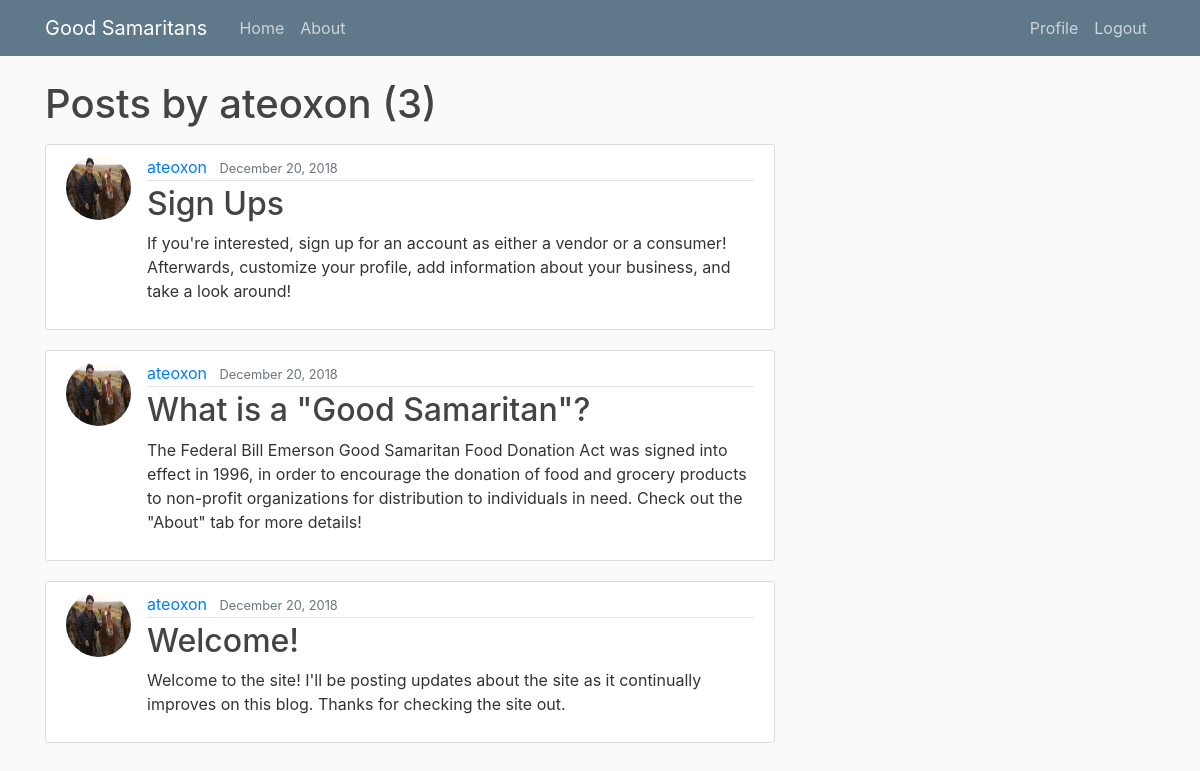
The page /user/ateoxon (signed in) on the database its author committed.
### blog/models.py (models this page shows, shortened)
class Post(models.Model):
    title = models.CharField(max_length=100)
    content = models.TextField()
    date_posted = models.DateTimeField(default=timezone.now)
    author = models.ForeignKey(User, on_delete=models.CASCADE)

### users/models.py (models this page shows, shortened)
class Profile(models.Model):
    user = models.OneToOneField(User, on_delete=models.CASCADE) #on delete: when user is deleted, delete profile / when profile is deleted, do not delete user
    image = models.ImageField(default='default.jpg',upload_to='profile_pics')

### blog/views.py (the view)
# urls.py: path('user/<str:username>', UserPostListView.as_view(), name='user-posts'),
class UserPostListView(ListView):
    model = Post
    template_name = 'blog/user_posts.html'
    context_object_name = 'posts'
    paginate_by = 5
    def get_queryset(self):
        user = get_object_or_404(User, username=self.kwargs.get('username'))
        return Post.objects.filter(author=user).order_by('-date_posted')

### blog/templates/blog/user_posts.html (shortened to what this page needs)
{% extends "blog/base.html" %}
{% block content %}
    <h1 class="mb-3">Posts by {{ view.kwargs.username }} ({{ page_obj.paginator.count }})</h1>
    {% for post in posts %}
        <article class="media content-section">
          <img class="rounded-circle article-img" src="{{ post.author.profile.image.url }}">
          <div class="media-body">
            <div class="article-metadata">
              <a class="mr-2" href="{% url 'user-posts' post.author.username %}">{{ post.author }}</a>
              <small class="text-muted">{{ post.date_posted|date:"F d, Y" }}</small>
            </div>
            <h2><a class="article-title" href="{% url 'post-detail' post.id %}">{{ post.title }}</a></h2>
            <p class="article-content">{{ post.content }}</p>
          </div>
        </article>
    {% endfor %}
{% endblock content %}

### blog/static/blog/main.css (style rules this page uses)
body { background: #fafafa; color: #333333; margin-top: 5rem; }
h1, h2, h3, h4, h5, h6 { color: #444444; }
.content-section { background: #ffffff; padding: 10px 20px; border: 1px solid #dddddd; border-radius: 3px; margin-bottom: 20px; }
.article-title { color: #444444; }
.article-content { white-space: pre-line; }
.article-img { height: 65px; width: 65px; margin-right: 16px; }
.article-metadata { padding-bottom: 1px; margin-bottom: 4px; border-bottom: 1px solid #e3e3e3 }

### rows shown on the page
Post: author.profile.image (picture), author "ateoxon", date_posted "December 20, 2018", title "Sign Ups", content "If you're interested, sign up for an account as either a vendor or a consumer! Afterwards, customize your profile, add information about your business, and take a look around!"
Post: author.profile.image (picture), author "ateoxon", date_posted "December 20, 2018", title "What is a \"Good Samaritan\"?", content "The Federal Bill Emerson Good Samaritan Food Donation Act was signed into effect in 1996, in order to encourage the donation of food and grocery products to non-profit organizations for distribution to individuals in need. Check out the \"About\" tab for more details!"
Post: author.profile.image (picture), author "ateoxon", date_posted "December 20, 2018", title "Welcome!", content "Welcome to the site! I'll be posting updates about the site as it continually improves on this blog. Thanks for checking the site out."

### other values the page prints
{{ view.kwargs.username }} "ateoxon"
{{ page_obj.paginator.count }} "3"
